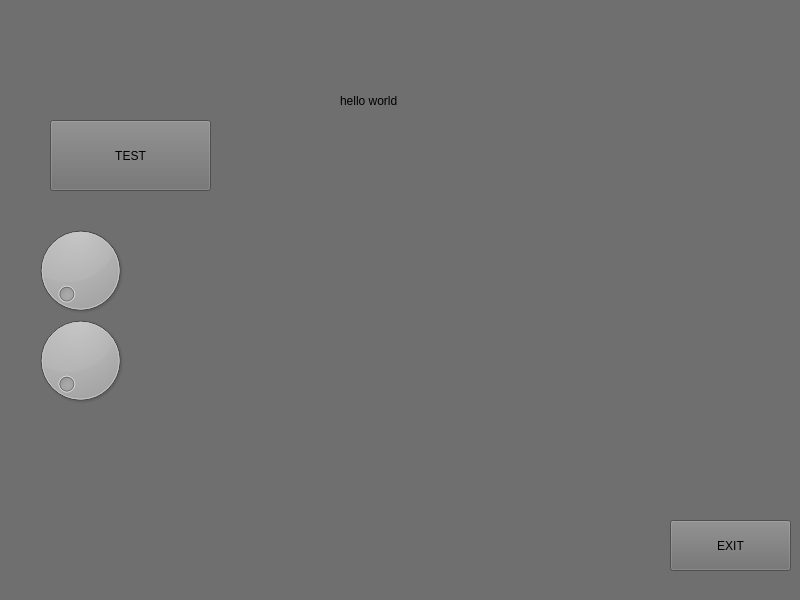
<?xml version="1.0" encoding="UTF-8"?>
<ui version="4.0">
 <class>MainWindow</class>
 <widget class="QMainWindow" name="MainWindow">
  <property name="geometry">
   <rect>
    <x>0</x>
    <y>0</y>
    <width>800</width>
    <height>600</height>
   </rect>
  </property>
  <property name="windowTitle">
   <string>MainWindow</string>
  </property>
  <property name="styleSheet">
   <string notr="true">background-color: rgb(111, 111, 111)</string>
  </property>
  <widget class="QWidget" name="centralwidget">
   <widget class="QDial" name="dial">
    <property name="geometry">
     <rect>
      <x>30</x>
      <y>210</y>
      <width>101</width>
      <height>121</height>
     </rect>
    </property>
   </widget>
   <widget class="QDial" name="dial_2">
    <property name="geometry">
     <rect>
      <x>20</x>
      <y>310</y>
      <width>121</width>
      <height>101</height>
     </rect>
    </property>
   </widget>
   <widget class="QPushButton" name="pushButton">
    <property name="geometry">
     <rect>
      <x>50</x>
      <y>120</y>
      <width>161</width>
      <height>71</height>
     </rect>
    </property>
    <property name="text">
     <string>TEST</string>
    </property>
   </widget>
   <widget class="QPushButton" name="pushButton_2">
    <property name="geometry">
     <rect>
      <x>670</x>
      <y>520</y>
      <width>121</width>
      <height>51</height>
     </rect>
    </property>
    <property name="styleSheet">
     <string notr="true">font: 600 28pt &quot;Yu Gothic UI Semibold&quot;;</string>
    </property>
    <property name="text">
     <string>EXIT</string>
    </property>
   </widget>
   <widget class="QLabel" name="label">
    <property name="geometry">
     <rect>
      <x>340</x>
      <y>60</y>
      <width>361</width>
      <height>81</height>
     </rect>
    </property>
    <property name="styleSheet">
     <string notr="true">font: 700 48pt &quot;Segoe UI&quot;;</string>
    </property>
    <property name="text">
     <string>hello world</string>
    </property>
   </widget>
  </widget>
  <widget class="QStatusBar" name="statusbar"/>
 </widget>
 <resources/>
 <connections/>
</ui>
